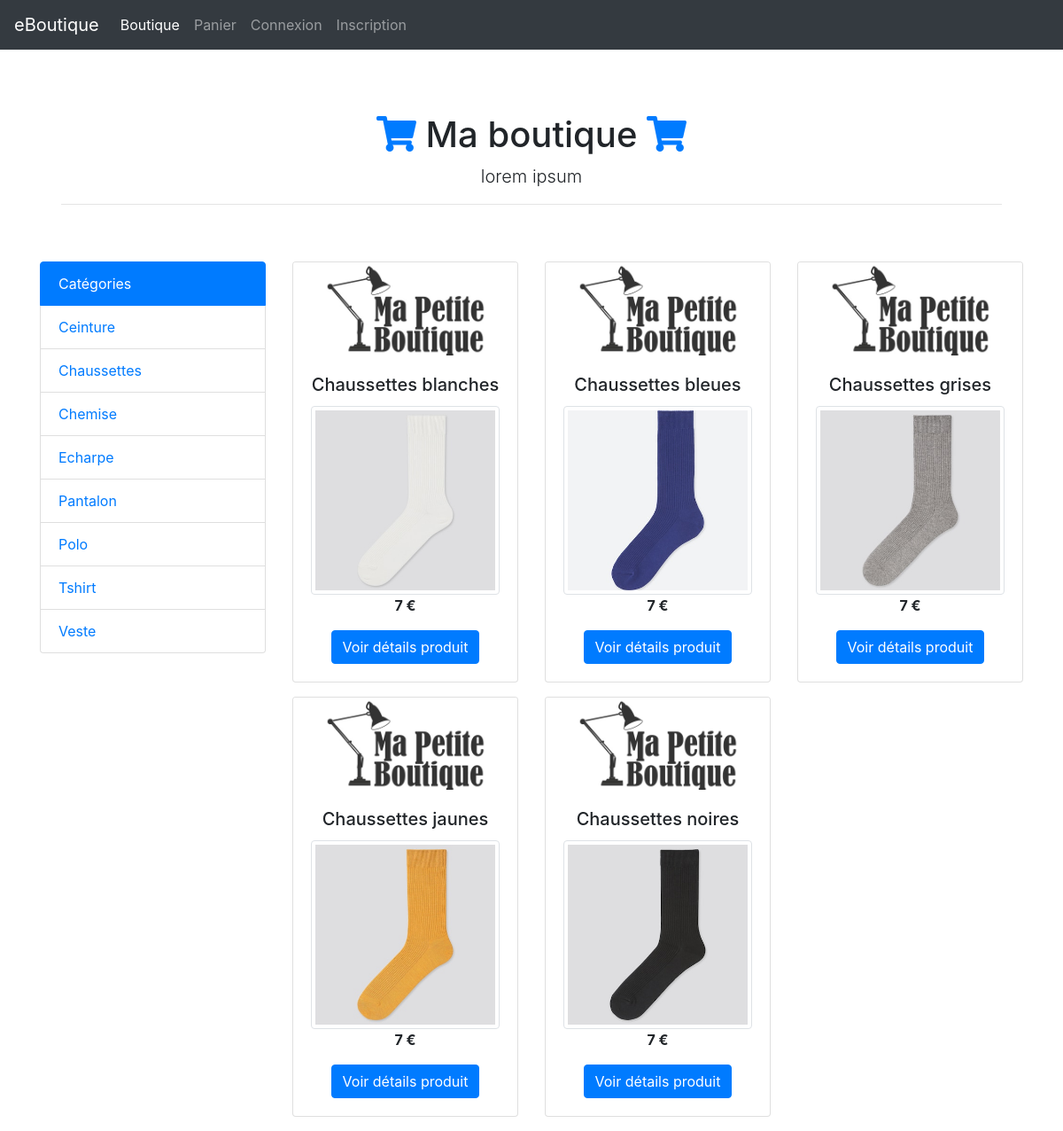
The page /?categorie=Chaussettes on the database its author committed.
### tables this page shows
CREATE TABLE `article` (
  `id_article` int(5) NOT NULL,
  `reference` varchar(255) NOT NULL,
  `categorie` varchar(255) NOT NULL,
  `titre` varchar(255) NOT NULL,
  `description` text NOT NULL,
  `couleur` varchar(255) NOT NULL,
  `taille` varchar(255) NOT NULL,
  `sexe` enum('m','f') NOT NULL,
  `photo` varchar(255) NOT NULL,
  `prix` double(7,2) NOT NULL,
  `stock` int(4) NOT NULL
);

### index.php (the view, shortened to what this page needs)
<?php
require_once 'inc/init.inc.php';
if(!empty($_GET["categorie"])) {
	$liste_produit = $pdo->prepare("SELECT * FROM article WHERE categorie = :categorie ORDER BY titre");
	$liste_produit->bindParam(":categorie", $_GET['categorie'], PDO::PARAM_STR);
	$liste_produit->execute();
} else {
	$liste_produit = $pdo->query("SELECT * FROM article ORDER BY titre");
}
$liste_categorie = $pdo->query("SELECT DISTINCT categorie FROM article ORDER BY categorie");
require_once 'inc/header.inc.php';
require_once 'inc/nav.inc.php';
?>
		<div class="starter-template">
			<h1><i class="fas fa-shopping-cart text-primary"></i> Ma boutique <i class="fas fa-shopping-cart text-primary"></i></h1>
			<p class="lead">lorem ipsum</p>
			<hr>
		</div>
		<div class="row">
			<div class="col-3">
				<ul class="list-group">
					<li class="list-group-item active">Catégories</li>
			<?php
				while($categorie = $liste_categorie->fetch(PDO::FETCH_ASSOC)) {
					echo '<li class="list-group-item"><a href="?categorie=' . $categorie['categorie'] . '">' . $categorie['categorie'] . '</a></li>';
				}
			?>
				</ul>
			</div>
			<div class="col-9">
				<div class="row">
	<?php
		while($produit = $liste_produit->fetch(PDO::FETCH_ASSOC)) {
			echo '	<div class="col-4 mb-3">
						<div class="card">
							<img src="' . URL . '/assets/img/logo.jpg" class="card-img-top" alt="...">
							<div class="card-body text-center">
								<h5 class="card-title">' . ucfirst($produit['titre']) . '</h5>
								<img src="' . URL . $produit['photo'] . '" class="img-thumbnail" alt="...">
								<p class="card-text font-weight-bold">' . $produit['prix'] . ' €</p>
								<a href="' . URL . 'fiche_produit.php?id_article=' . $produit['id_article'] . '" class="btn btn-primary">Voir détails produit</a>
							</div>
						</div>
					</div>';
		}
	?>
				</div>
			</div>
		</div>
<?php
require_once 'inc/footer.inc.php';

### assets/css/style.css (style rules this page uses)
body { padding-top: 5rem; }
.starter-template { padding: 3rem 1.5rem; text-align: center; }

### rows shown on the page
article: titre "Chaussettes blanches", photo (picture), prix "7"
article: titre "Chaussettes bleues", photo (picture), prix "7"
article: titre "Chaussettes grises", photo (picture), prix "7"
article: titre "Chaussettes jaunes", photo (picture), prix "7"
article: titre "Chaussettes noires", photo (picture), prix "7"

### other values the page prints
$categorie['categorie'] "Ceinture"
$categorie['categorie'] "Chaussettes"
$categorie['categorie'] "Chemise"
$categorie['categorie'] "Echarpe"
$categorie['categorie'] "Pantalon"
$categorie['categorie'] "Polo"
$categorie['categorie'] "Tshirt"
$categorie['categorie'] "Veste"
